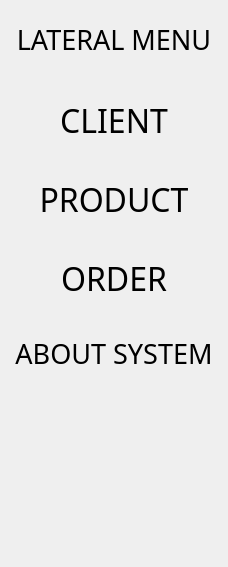
         <widget class="QWidget" name="lmm">
          <layout class="QVBoxLayout" name="verticalLayout_12">
           <item>
            <spacer name="verticalSpacer_49">
             <property name="orientation">
              <enum>Qt::Vertical</enum>
             </property>
             <property name="sizeType">
              <enum>QSizePolicy::Maximum</enum>
             </property>
             <property name="sizeHint" stdset="0">
              <size>
               <width>20</width>
               <height>10</height>
              </size>
             </property>
            </spacer>
           </item>
           <item>
            <widget class="QLabel" name="lmm_lb_title">
             <property name="sizePolicy">
              <sizepolicy hsizetype="Preferred" vsizetype="Fixed">
               <horstretch>0</horstretch>
               <verstretch>0</verstretch>
              </sizepolicy>
             </property>
             <property name="font">
              <font>
               <family>Fira Sans</family>
               <pointsize>20</pointsize>
              </font>
             </property>
             <property name="text">
              <string>LATERAL MENU</string>
             </property>
             <property name="alignment">
              <set>Qt::AlignCenter</set>
             </property>
            </widget>
           </item>
           <item>
            <spacer name="verticalSpacer_50">
             <property name="orientation">
              <enum>Qt::Vertical</enum>
             </property>
             <property name="sizeType">
              <enum>QSizePolicy::Maximum</enum>
             </property>
             <property name="sizeHint" stdset="0">
              <size>
               <width>20</width>
               <height>30</height>
              </size>
             </property>
            </spacer>
           </item>
           <item>
            <widget class="QPushButton" name="lmm_btn_c">
             <property name="sizePolicy">
              <sizepolicy hsizetype="Minimum" vsizetype="Preferred">
               <horstretch>0</horstretch>
               <verstretch>0</verstretch>
              </sizepolicy>
             </property>
             <property name="font">
              <font>
               <family>Fira Sans Medium</family>
               <pointsize>24</pointsize>
              </font>
             </property>
             <property name="autoFillBackground">
              <bool>false</bool>
             </property>
             <property name="styleSheet">
              <string notr="true">QPushButton:hover
{
   border: 4px solid  rgb(31, 80, 20);
	background-color: rgb(236, 236, 224);
}
</string>
             </property>
             <property name="text">
              <string>CLIENT</string>
             </property>
             <property name="autoDefault">
              <bool>false</bool>
             </property>
             <property name="default">
              <bool>false</bool>
             </property>
             <property name="flat">
              <bool>true</bool>
             </property>
            </widget>
           </item>
           <item>
            <spacer name="verticalSpacer_51">
             <property name="orientation">
              <enum>Qt::Vertical</enum>
             </property>
             <property name="sizeType">
              <enum>QSizePolicy::Maximum</enum>
             </property>
             <property name="sizeHint" stdset="0">
              <size>
               <width>20</width>
               <height>20</height>
              </size>
             </property>
            </spacer>
           </item>
           <item>
            <widget class="QPushButton" name="lmm_btn_p">
             <property name="sizePolicy">
              <sizepolicy hsizetype="Minimum" vsizetype="Preferred">
               <horstretch>0</horstretch>
               <verstretch>0</verstretch>
              </sizepolicy>
             </property>
             <property name="font">
              <font>
               <family>Fira Sans Medium</family>
               <pointsize>24</pointsize>
              </font>
             </property>
             <property name="styleSheet">
              <string notr="true">QPushButton:hover
{
   border: 4px solid  rgb(31, 80, 20);
	background-color: rgb(236, 236, 224);

}
</string>
             </property>
             <property name="text">
              <string>PRODUCT</string>
             </property>
             <property name="autoDefault">
              <bool>false</bool>
             </property>
             <property name="flat">
              <bool>true</bool>
             </property>
            </widget>
           </item>
           <item>
            <spacer name="verticalSpacer_52">
             <property name="orientation">
              <enum>Qt::Vertical</enum>
             </property>
             <property name="sizeType">
              <enum>QSizePolicy::Maximum</enum>
             </property>
             <property name="sizeHint" stdset="0">
              <size>
               <width>20</width>
               <height>20</height>
              </size>
             </property>
            </spacer>
           </item>
           <item>
            <widget class="QPushButton" name="lmm_btn_o">
             <property name="sizePolicy">
              <sizepolicy hsizetype="Minimum" vsizetype="Preferred">
               <horstretch>0</horstretch>
               <verstretch>0</verstretch>
              </sizepolicy>
             </property>
             <property name="font">
              <font>
               <family>Fira Sans Medium</family>
               <pointsize>24</pointsize>
              </font>
             </property>
             <property name="toolTip">
              <string/>
             </property>
             <property name="styleSheet">
              <string notr="true">QPushButton:hover
{
   border: 4px solid  rgb(31, 80, 20);
	background-color: rgb(236, 236, 224);

}
</string>
             </property>
             <property name="text">
              <string>ORDER</string>
             </property>
             <property name="autoDefault">
              <bool>false</bool>
             </property>
             <property name="flat">
              <bool>true</bool>
             </property>
            </widget>
           </item>
           <item>
            <spacer name="verticalSpacer_53">
             <property name="orientation">
              <enum>Qt::Vertical</enum>
             </property>
             <property name="sizeType">
              <enum>QSizePolicy::Maximum</enum>
             </property>
             <property name="sizeHint" stdset="0">
              <size>
               <width>20</width>
               <height>20</height>
              </size>
             </property>
            </spacer>
           </item>
           <item>
            <widget class="QPushButton" name="lmm_btn_about">
             <property name="sizePolicy">
              <sizepolicy hsizetype="Preferred" vsizetype="Preferred">
               <horstretch>0</horstretch>
               <verstretch>0</verstretch>
              </sizepolicy>
             </property>
             <property name="minimumSize">
              <size>
               <width>0</width>
               <height>0</height>
              </size>
             </property>
             <property name="sizeIncrement">
              <size>
               <width>0</width>
               <height>0</height>
              </size>
             </property>
             <property name="font">
              <font>
               <family>Fira Sans Medium</family>
               <pointsize>20</pointsize>
              </font>
             </property>
             <property name="styleSheet">
              <string notr="true">QPushButton:hover
{
   border: 4px solid  rgb(31, 80, 20);
	background-color: rgb(236, 236, 224);

}
</string>
             </property>
             <property name="text">
              <string>ABOUT SYSTEM</string>
             </property>
             <property name="autoDefault">
              <bool>false</bool>
             </property>
             <property name="flat">
              <bool>true</bool>
             </property>
            </widget>
           </item>
           <item>
            <spacer name="verticalSpacer_54">
             <property name="orientation">
              <enum>Qt::Vertical</enum>
             </property>
             <property name="sizeType">
              <enum>QSizePolicy::Maximum</enum>
             </property>
             <property name="sizeHint" stdset="0">
              <size>
               <width>50</width>
               <height>180</height>
              </size>
             </property>
            </spacer>
           </item>
          </layout>
         </widget>
